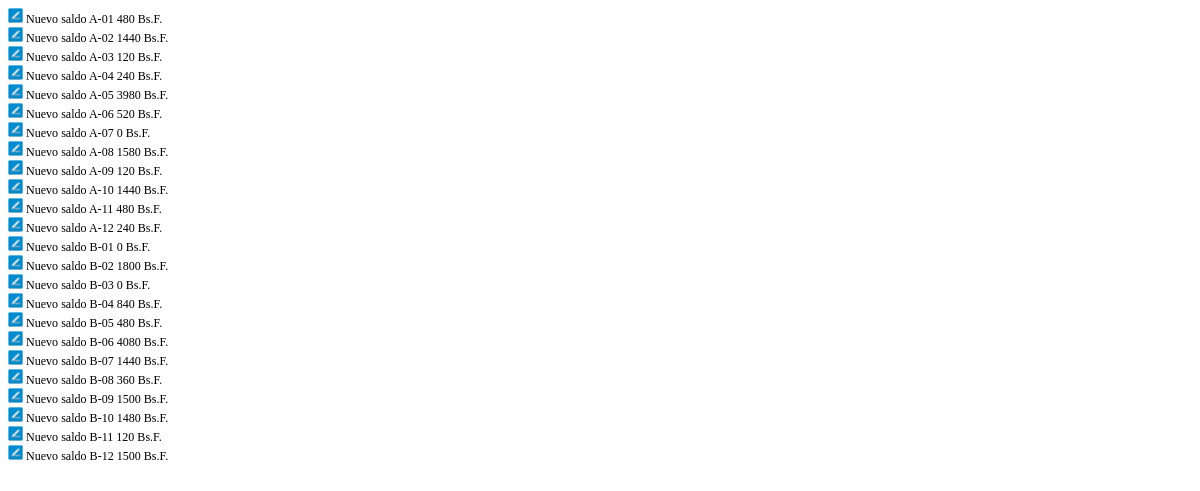
Page /secciones/procesar_renta.php on the earlier database version.
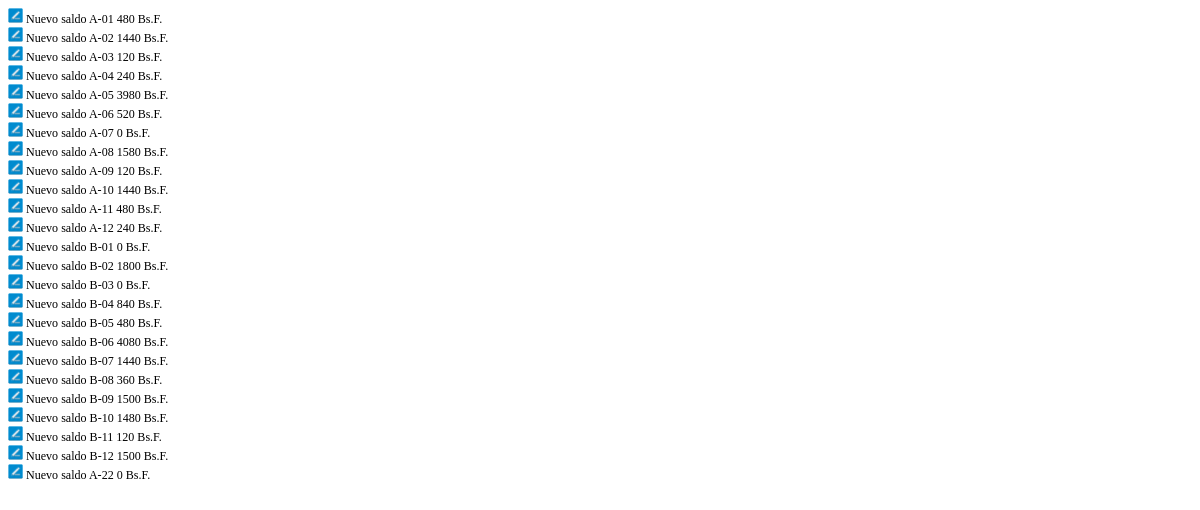
Same page on the later database version.
### tables this page shows
CREATE TABLE `inmueble` (
  `id_inmueble` int(3) NOT NULL,
  `inmueble` varchar(5) NOT NULL,
  `propietario` varchar(100) NOT NULL,
  `cedula` varchar(15) NOT NULL,
  `email` varchar(100) NOT NULL,
  `telefono` varchar(100) NOT NULL,
  `clave` varchar(20) NOT NULL,
  `saldo` int(11) NOT NULL,
  `id_rol` int(1) NOT NULL,
  `id_estatus` int(1) NOT NULL
);

### secciones/procesar_renta.php (the view, shortened to what this page needs)
<?php
require_once("../conexion.php");
	$mes = $_POST['mes_slc'];
	$ano = $_POST['ano_slc'];
	$monto = $_POST['monto_txt'];
	$concepto = $_POST['concepto_txt'];
	$tipo = $_POST['tipo_renta_slc'];
	$consulta = "INSERT INTO renta (mes, ano, monto, concepto, id_tipo) VALUES ('$mes','$ano','$monto','$concepto','$tipo')";
	if ($ejecutar_consulta = $conexion->query($consulta)) {
		$consulta = "SELECT * FROM inmueble WHERE id_rol = 1";
		$ejecutar_consulta = $conexion->query($consulta);
		while ($registro = $ejecutar_consulta->fetch_assoc()){
			$id_inmueble = $registro["id_inmueble"];
			$inmueble = $registro["inmueble"];
			$saldo = $registro["saldo"];
			$nuevo_saldo = $saldo - $monto;
			$modificar = "UPDATE inmueble SET saldo='$nuevo_saldo' WHERE id_inmueble=$id_inmueble";
			if ($ejecutar_modificar = $conexion->query($modificar)) {
			echo "<div><img src='../img/yeah.png'> Nuevo saldo $inmueble $nuevo_saldo Bs.F.<br></div>";
		}
		}
	}
?>

### secciones/procesar_renta.php (style rules this page uses)
* { font-size: 0.91em; }
img { width: 15px; }

Differences in the rows shown:
added inmueble: inmueble "A-22", saldo "0"
